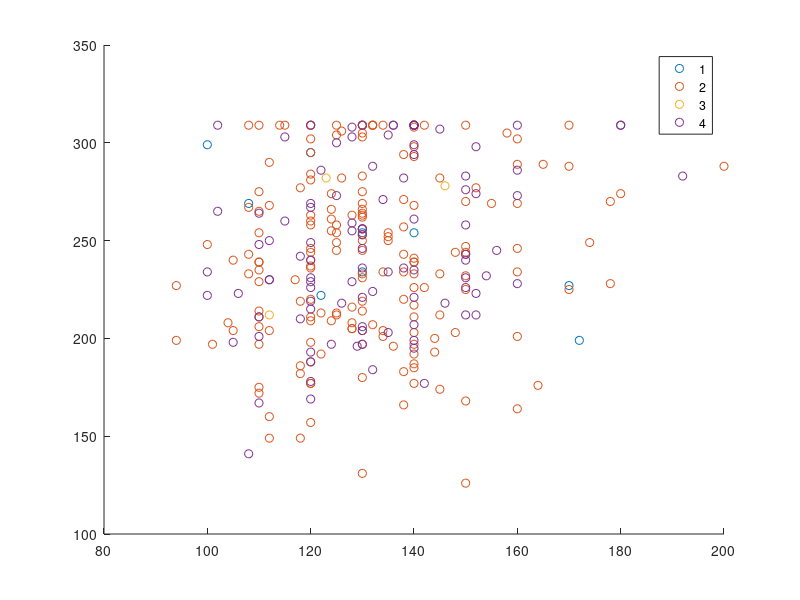

The MATLAB source for this figure:
%kmeans on o/p of kpso on iris dataset-c4

X=load('kpso_iris4.dat');
k=4;
k1=150;
X1=load('iris4.dat');

rng(1);
[gIdx,c]=kmeans(X,k);

[n,m]=size(X);

if ~isscalar(k)
    c=k;
    k=size(c,1);
else
    c=X(ceil(rand(k,1)*n),:);
end

g0=ones(n,1);
gIdx=zeros(n,1);
D=zeros(n,k);
P=zeros(n,k);
OP=zeros(1,k);

tic


while any(g0~=gIdx)

    g0=gIdx;
    
    for t=1:k
        d=zeros(n,1);
        
        for s=1:m
            d=d+(X(:,s)-c(t,s)).^2;
        end
        D(:,t)=sqrt(d);
        x=D(:,1);
        y=D(:,2);
        x1=X1(:,4);
        y1=X1(:,5);

       clf    
        
    end
   
    [z,gIdx]=min(D,[],2);
 
    for t=1:k
        c(t,:)=mean(X(gIdx==t,:));
    end
end

for j=1:n
     p=max(D);
     P=p/D(j);
end

for m=1:k
     for j=1:n
         OP=D(j)*P/k;
     end
end

%fitness evaluation
for i=1:k
  for j=1:n
     f1=X(i)-D(j)/n; 
  end
end
 
f=f1/k;

maxv=max(D);
minv=min(D);

disp('CLUSTER center matrix='); disp(D); %cluster center matrix
disp('MIN value ='); disp(min(minv)); %minimum value
disp('MAX value ='); disp(max(maxv)); %maximum value
disp('MAX Purity overall ='); disp(max(OP)); %maximum purity-overall max purity value
disp('Fitness ='); disp(f); %purity

toc


gscatter(x1,y1,gIdx);